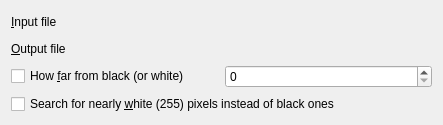
<?xml version="1.0" encoding="UTF-8"?>
<ui version="4.0">
 <class>GdalToolsWidget</class>
 <widget class="QWidget" name="GdalToolsWidget">
  <property name="geometry">
   <rect>
    <x>0</x>
    <y>0</y>
    <width>443</width>
    <height>125</height>
   </rect>
  </property>
  <property name="sizePolicy">
   <sizepolicy hsizetype="Expanding" vsizetype="Preferred">
    <horstretch>0</horstretch>
    <verstretch>0</verstretch>
   </sizepolicy>
  </property>
  <property name="windowTitle">
   <string>Near Black</string>
  </property>
  <layout class="QVBoxLayout" name="verticalLayout">
   <item>
    <layout class="QGridLayout" name="gridLayout">
     <item row="0" column="0">
      <widget class="QLabel" name="label">
       <property name="text">
        <string>&amp;Input file</string>
       </property>
       <property name="buddy">
        <cstring>inSelector</cstring>
       </property>
      </widget>
     </item>
     <item row="1" column="0">
      <widget class="QLabel" name="label_2">
       <property name="text">
        <string>&amp;Output file</string>
       </property>
       <property name="buddy">
        <cstring>outSelector</cstring>
       </property>
      </widget>
     </item>
     <item row="2" column="0">
      <widget class="QCheckBox" name="nearCheck">
       <property name="text">
        <string>How &amp;far from black (or white)</string>
       </property>
      </widget>
     </item>
     <item row="2" column="1">
      <widget class="QSpinBox" name="nearSpin">
       <property name="maximum">
        <number>255</number>
       </property>
      </widget>
     </item>
     <item row="0" column="1">
      <widget class="GdalToolsInOutSelector" name="inSelector" native="true"/>
     </item>
     <item row="1" column="1">
      <widget class="GdalToolsInOutSelector" name="outSelector" native="true"/>
     </item>
    </layout>
   </item>
   <item>
    <widget class="QCheckBox" name="whiteCheckBox">
     <property name="text">
      <string>Search for nearly &amp;white (255) pixels instead of black ones</string>
     </property>
    </widget>
   </item>
  </layout>
 </widget>
 <customwidgets>
  <customwidget>
   <class>GdalToolsInOutSelector</class>
   <extends>QWidget</extends>
   <header>inOutSelector</header>
   <container>1</container>
  </customwidget>
 </customwidgets>
 <resources/>
 <connections/>
</ui>
